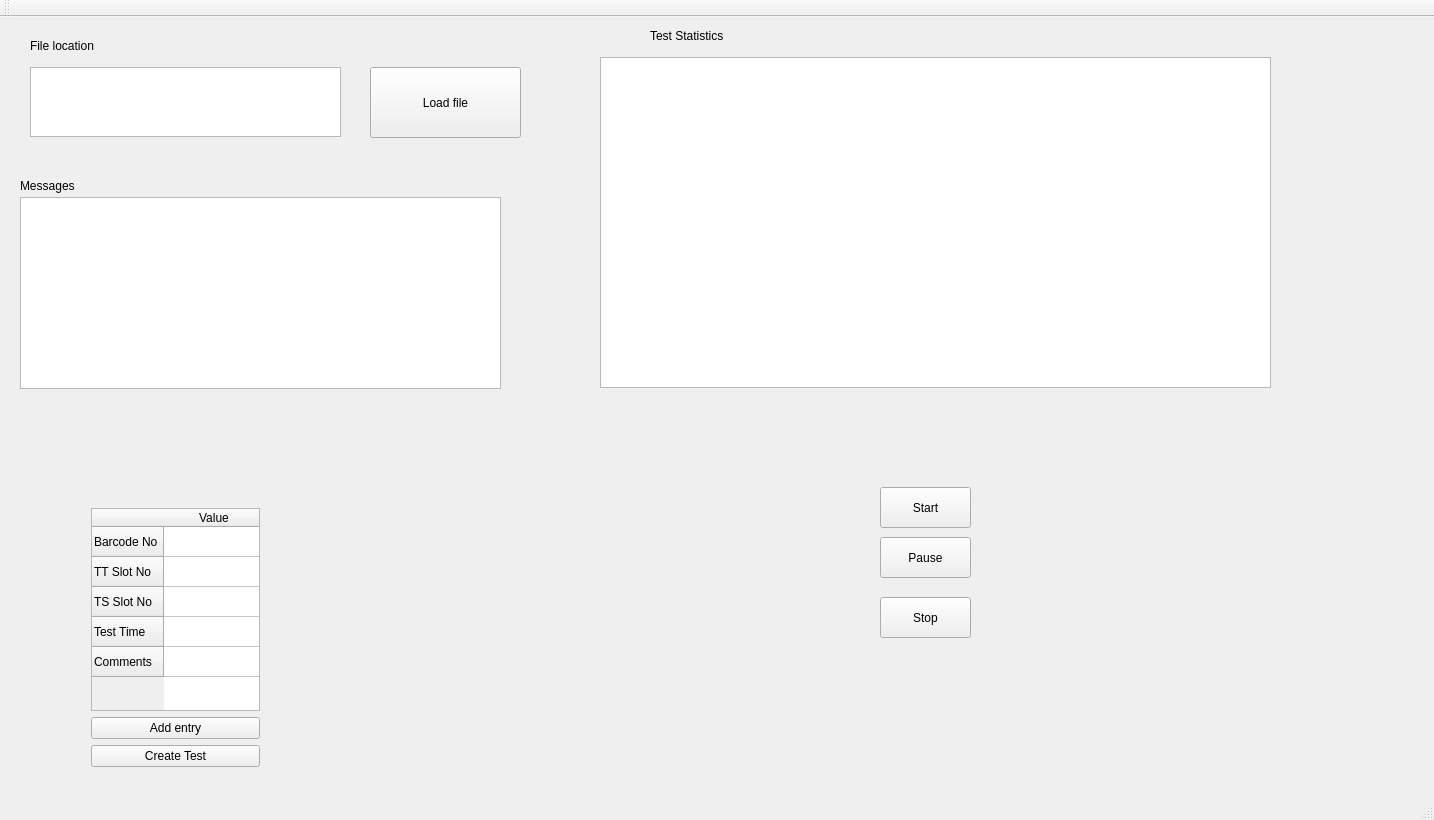
<?xml version="1.0" encoding="UTF-8"?>
<ui version="4.0">
 <class>MainWindow</class>
 <widget class="QMainWindow" name="MainWindow">
  <property name="geometry">
   <rect>
    <x>0</x>
    <y>0</y>
    <width>1434</width>
    <height>820</height>
   </rect>
  </property>
  <property name="windowTitle">
   <string>MainWindow</string>
  </property>
  <widget class="QWidget" name="centralWidget">
   <widget class="QTextEdit" name="pubText">
    <property name="geometry">
     <rect>
      <x>30</x>
      <y>50</y>
      <width>311</width>
      <height>70</height>
     </rect>
    </property>
   </widget>
   <widget class="QPushButton" name="publishButton">
    <property name="geometry">
     <rect>
      <x>370</x>
      <y>50</y>
      <width>151</width>
      <height>71</height>
     </rect>
    </property>
    <property name="text">
     <string>Load file</string>
    </property>
   </widget>
   <widget class="QTextBrowser" name="subText">
    <property name="geometry">
     <rect>
      <x>20</x>
      <y>180</y>
      <width>481</width>
      <height>192</height>
     </rect>
    </property>
   </widget>
   <widget class="QLabel" name="label">
    <property name="geometry">
     <rect>
      <x>20</x>
      <y>160</y>
      <width>151</width>
      <height>17</height>
     </rect>
    </property>
    <property name="text">
     <string>Messages</string>
    </property>
   </widget>
   <widget class="QPushButton" name="startButton">
    <property name="geometry">
     <rect>
      <x>880</x>
      <y>470</y>
      <width>91</width>
      <height>41</height>
     </rect>
    </property>
    <property name="text">
     <string>Start</string>
    </property>
   </widget>
   <widget class="QPushButton" name="pauseButton">
    <property name="geometry">
     <rect>
      <x>880</x>
      <y>520</y>
      <width>91</width>
      <height>41</height>
     </rect>
    </property>
    <property name="text">
     <string>Pause</string>
    </property>
   </widget>
   <widget class="QPushButton" name="stopButton">
    <property name="geometry">
     <rect>
      <x>880</x>
      <y>580</y>
      <width>91</width>
      <height>41</height>
     </rect>
    </property>
    <property name="autoFillBackground">
     <bool>false</bool>
    </property>
    <property name="text">
     <string>Stop</string>
    </property>
    <property name="flat">
     <bool>false</bool>
    </property>
   </widget>
   <widget class="QGraphicsView" name="graphicsView">
    <property name="geometry">
     <rect>
      <x>600</x>
      <y>40</y>
      <width>671</width>
      <height>331</height>
     </rect>
    </property>
   </widget>
   <widget class="QLabel" name="label_2">
    <property name="geometry">
     <rect>
      <x>650</x>
      <y>10</y>
      <width>151</width>
      <height>17</height>
     </rect>
    </property>
    <property name="text">
     <string>Test Statistics</string>
    </property>
   </widget>
   <widget class="QLabel" name="label_3">
    <property name="geometry">
     <rect>
      <x>30</x>
      <y>20</y>
      <width>151</width>
      <height>17</height>
     </rect>
    </property>
    <property name="text">
     <string>File location</string>
    </property>
   </widget>
   <widget class="QComboBox" name="comboBox">
    <property name="geometry">
     <rect>
      <x>110</x>
      <y>530</y>
      <width>86</width>
      <height>25</height>
     </rect>
    </property>
   </widget>
   <widget class="QWidget" name="">
    <property name="geometry">
     <rect>
      <x>80</x>
      <y>480</y>
      <width>191</width>
      <height>281</height>
     </rect>
    </property>
    <layout class="QVBoxLayout" name="verticalLayout">
     <item>
      <widget class="QTableWidget" name="tableWidget">
       <row>
        <property name="text">
         <string>Barcode No</string>
        </property>
       </row>
       <row>
        <property name="text">
         <string>TT Slot No</string>
        </property>
       </row>
       <row>
        <property name="text">
         <string>TS Slot No</string>
        </property>
       </row>
       <row>
        <property name="text">
         <string>Test Time</string>
        </property>
       </row>
       <row>
        <property name="text">
         <string>Comments</string>
        </property>
       </row>
       <column>
        <property name="text">
         <string>Value</string>
        </property>
       </column>
      </widget>
     </item>
     <item>
      <widget class="QPushButton" name="Addentry">
       <property name="text">
        <string>Add entry</string>
       </property>
      </widget>
     </item>
     <item>
      <widget class="QPushButton" name="Createtest">
       <property name="text">
        <string>Create Test</string>
       </property>
      </widget>
     </item>
    </layout>
   </widget>
  </widget>
  <widget class="QMenuBar" name="menuBar">
   <property name="geometry">
    <rect>
     <x>0</x>
     <y>0</y>
     <width>1434</width>
     <height>22</height>
    </rect>
   </property>
  </widget>
  <widget class="QToolBar" name="mainToolBar">
   <attribute name="toolBarArea">
    <enum>TopToolBarArea</enum>
   </attribute>
   <attribute name="toolBarBreak">
    <bool>false</bool>
   </attribute>
  </widget>
  <widget class="QStatusBar" name="statusBar"/>
 </widget>
 <layoutdefault spacing="6" margin="11"/>
 <resources/>
 <connections/>
</ui>
